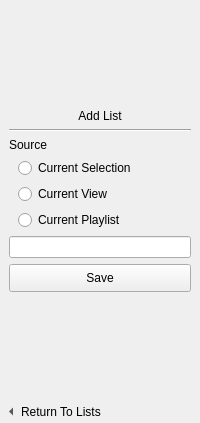
                     <widget class="QWidget" name="page_5">
                      <layout class="QVBoxLayout" name="verticalLayout_29">
                       <property name="spacing">
                        <number>0</number>
                       </property>
                       <property name="margin">
                        <number>0</number>
                       </property>
                       <item>
                        <widget class="QWidget" name="widget_5" native="true">
                         <layout class="QVBoxLayout" name="verticalLayout_27">
                          <property name="bottomMargin">
                           <number>8</number>
                          </property>
                          <item>
                           <spacer name="verticalSpacer_3">
                            <property name="orientation">
                             <enum>Qt::Vertical</enum>
                            </property>
                            <property name="sizeHint" stdset="0">
                             <size>
                              <width>20</width>
                              <height>100</height>
                             </size>
                            </property>
                           </spacer>
                          </item>
                          <item>
                           <widget class="QLabel" name="label_7">
                            <property name="text">
                             <string>Add List</string>
                            </property>
                            <property name="alignment">
                             <set>Qt::AlignCenter</set>
                            </property>
                           </widget>
                          </item>
                          <item>
                           <widget class="Line" name="line_3">
                            <property name="orientation">
                             <enum>Qt::Horizontal</enum>
                            </property>
                           </widget>
                          </item>
                          <item>
                           <widget class="QLabel" name="label_6">
                            <property name="text">
                             <string>Source</string>
                            </property>
                           </widget>
                          </item>
                          <item>
                           <widget class="QWidget" name="widget_7" native="true">
                            <layout class="QVBoxLayout" name="verticalLayout_26">
                             <property name="topMargin">
                              <number>0</number>
                             </property>
                             <property name="rightMargin">
                              <number>0</number>
                             </property>
                             <property name="bottomMargin">
                              <number>0</number>
                             </property>
                             <item>
                              <widget class="QRadioButton" name="vListSourceSelection">
                               <property name="text">
                                <string>Current Selection</string>
                               </property>
                              </widget>
                             </item>
                             <item>
                              <widget class="QRadioButton" name="vListSourceView">
                               <property name="text">
                                <string>Current View</string>
                               </property>
                              </widget>
                             </item>
                             <item>
                              <widget class="QRadioButton" name="vListSourcePlaylist">
                               <property name="text">
                                <string>Current Playlist</string>
                               </property>
                              </widget>
                             </item>
                            </layout>
                           </widget>
                          </item>
                          <item>
                           <widget class="KLineEdit" name="vNewListName">
                            <property name="clickMessage">
                             <string>New List Name</string>
                            </property>
                           </widget>
                          </item>
                          <item>
                           <widget class="QPushButton" name="saveVideoList">
                            <property name="sizePolicy">
                             <sizepolicy hsizetype="Expanding" vsizetype="Preferred">
                              <horstretch>0</horstretch>
                              <verstretch>0</verstretch>
                             </sizepolicy>
                            </property>
                            <property name="minimumSize">
                             <size>
                              <width>0</width>
                              <height>28</height>
                             </size>
                            </property>
                            <property name="text">
                             <string>Save</string>
                            </property>
                            <property name="icon">
                             <iconset>
                              <normaloff>../convenience/document-save.png</normaloff>../convenience/document-save.png</iconset>
                            </property>
                           </widget>
                          </item>
                          <item>
                           <spacer name="verticalSpacer_4">
                            <property name="orientation">
                             <enum>Qt::Vertical</enum>
                            </property>
                            <property name="sizeHint" stdset="0">
                             <size>
                              <width>20</width>
                              <height>100</height>
                             </size>
                            </property>
                           </spacer>
                          </item>
                         </layout>
                        </widget>
                       </item>
                       <item>
                        <widget class="QToolButton" name="vCancelSaveList">
                         <property name="sizePolicy">
                          <sizepolicy hsizetype="Expanding" vsizetype="Preferred">
                           <horstretch>0</horstretch>
                           <verstretch>0</verstretch>
                          </sizepolicy>
                         </property>
                         <property name="text">
                          <string>Return To Lists</string>
                         </property>
                         <property name="toolButtonStyle">
                          <enum>Qt::ToolButtonTextBesideIcon</enum>
                         </property>
                         <property name="autoRaise">
                          <bool>true</bool>
                         </property>
                         <property name="arrowType">
                          <enum>Qt::LeftArrow</enum>
                         </property>
                        </widget>
                       </item>
                      </layout>
                     </widget>
